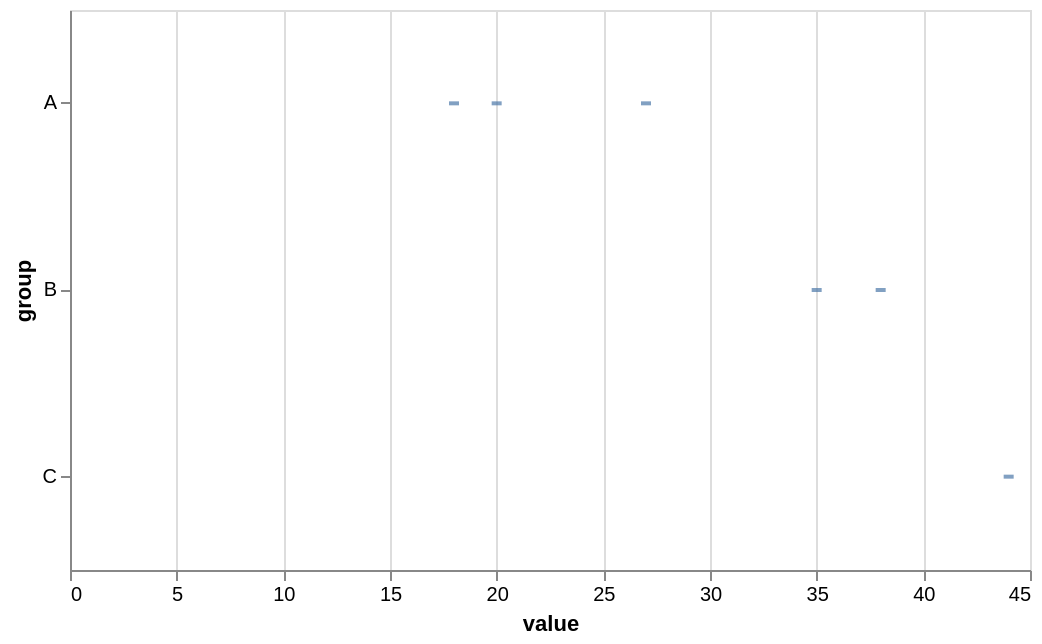

This figure's Vega-Lite source:
### Vega-Lite specification from a JSON file in a GitHub repository (floating-point values rounded to 4 significant figures)
{"$schema": "https://vega.github.io/schema/vega-lite/v6.json", "width": 480, "height": 280, "config": {"tick": {"bandSize": 12, "thickness": 2}}, "mark": {"type": "tick", "orient": "horizontal", "color": "#4c78a8"}, "data": {"values": [{"value": 18, "group": "A"}, {"value": 20, "group": "A"}, {"value": 27, "group": "A"}, {"value": 35, "group": "B"}, {"value": 38, "group": "B"}, {"value": 44, "group": "C"}]}, "encoding": {"x": {"field": "value", "type": "quantitative"}, "y": {"field": "group", "type": "nominal"}}}
